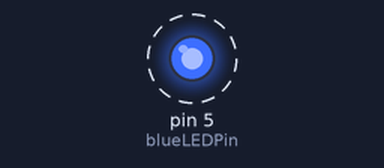
This sketch was run on a simulated Arduino Uno, built with avr-gcc and run on an emulated ATmega328P. On the bench: output pins drawn as LEDs (lit = HIGH). Dashed ring = blinking.

Above: at 0.2 s.
Timing chart, 0 to 3.0 s (numbered marks = the images above):
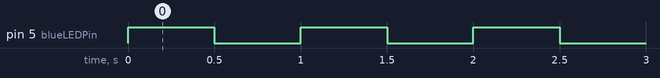

Measured:
- by itself, pin 5 (blueLEDPin): alternates HIGH for 0.50 s and LOW for 0.50 s

The sketch:

led_22.ino
```cpp
int whiteLEDPin=7;
int blueLEDPin=5;

int whiteOnTime=500;
int whiteOffTime=500;

int blueOnTime=500;
int blueOffTime=500;

void setup() {
  pinMode(blueLEDPin, OUTPUT);
  pinMode(blueLEDPin, OUTPUT);

}

void loop() {
  digitalWrite(blueLEDPin, HIGH);
  delay(blueOnTime);
  digitalWrite(blueLEDPin, LOW);
  delay(blueOffTime);

}
```
